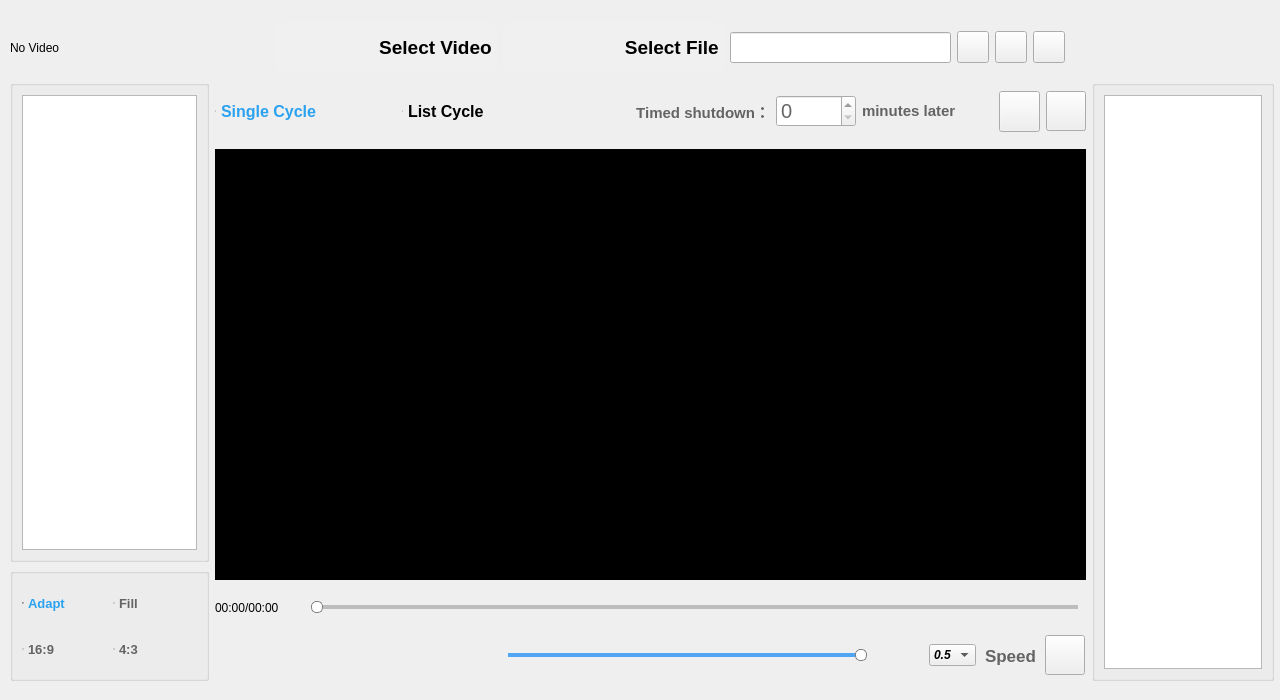
<?xml version="1.0" encoding="UTF-8"?>
<ui version="4.0">
 <class>Landscape</class>
 <widget class="QWidget" name="Landscape">
  <property name="geometry">
   <rect>
    <x>0</x>
    <y>0</y>
    <width>1280</width>
    <height>700</height>
   </rect>
  </property>
  <property name="windowTitle">
   <string>Form</string>
  </property>
  <widget class="QGroupBox" name="groupBox_2">
   <property name="geometry">
    <rect>
     <x>1092</x>
     <y>80</y>
     <width>182</width>
     <height>601</height>
    </rect>
   </property>
   <property name="minimumSize">
    <size>
     <width>0</width>
     <height>0</height>
    </size>
   </property>
   <property name="maximumSize">
    <size>
     <width>99999</width>
     <height>99999</height>
    </size>
   </property>
   <property name="font">
    <font>
     <pointsize>15</pointsize>
     <bold>true</bold>
    </font>
   </property>
   <property name="styleSheet">
    <string notr="true">
QGroupBox::title {

	image: url(:/images/iamge1/lsjl_history.png);
}</string>
   </property>
   <property name="title">
    <string/>
   </property>
   <layout class="QGridLayout" name="gridLayout_5">
    <item row="0" column="0">
     <widget class="QPlainTextEdit" name="plainTextEdit"/>
    </item>
   </layout>
  </widget>
  <widget class="QWidget" name="widget_4" native="true">
   <property name="geometry">
    <rect>
     <x>215</x>
     <y>80</y>
     <width>871</width>
     <height>63</height>
    </rect>
   </property>
   <property name="minimumSize">
    <size>
     <width>0</width>
     <height>63</height>
    </size>
   </property>
   <property name="maximumSize">
    <size>
     <width>16777215</width>
     <height>63</height>
    </size>
   </property>
   <layout class="QGridLayout" name="gridLayout_2">
    <item row="0" column="0">
     <widget class="QCheckBox" name="checkBox_DQ">
      <property name="minimumSize">
       <size>
        <width>181</width>
        <height>40</height>
       </size>
      </property>
      <property name="maximumSize">
       <size>
        <width>181</width>
        <height>40</height>
       </size>
      </property>
      <property name="font">
       <font>
        <pointsize>12</pointsize>
        <bold>true</bold>
       </font>
      </property>
      <property name="styleSheet">
       <string notr="true">QCheckBox::indicator::unchecked{
	width:0px;
	height:0px;
    color:rgb(0, 0, 0);
	text-align:center;
}
QCheckBox::indicator::checked{
	width:0px;
	height:0px;
	color:rgb(43,162, 239);
	text-align:center;
}
QCheckBox::unchecked{
    color:rgb(0, 0, 0);
	text-align:center;
}
QCheckBox::checked{
	color:rgb(43,162, 239);
	text-align:center;
}
QCheckBox{

	background-image: url(:/images/iamge1/bfyc_play-once.png);
	background-repeat: no-repeat;
	background-origin: padding;
	background-position: right center;
	border: none;
    color:rgb(0, 0, 0);
	text-align:left;
	border-radius:10px;
}</string>
      </property>
      <property name="text">
       <string>Single Cycle</string>
      </property>
      <property name="checked">
       <bool>true</bool>
      </property>
     </widget>
    </item>
    <item row="0" column="1">
     <widget class="QCheckBox" name="checkBox_LB">
      <property name="minimumSize">
       <size>
        <width>161</width>
        <height>40</height>
       </size>
      </property>
      <property name="maximumSize">
       <size>
        <width>161</width>
        <height>40</height>
       </size>
      </property>
      <property name="font">
       <font>
        <pointsize>12</pointsize>
        <bold>true</bold>
       </font>
      </property>
      <property name="styleSheet">
       <string notr="true">QCheckBox::indicator::unchecked{
	width:0px;
	height:0px;
    color:rgb(0, 0, 0);
	text-align:center;
}
QCheckBox::indicator::checked{
	width:0px;
	height:0px;
	color:rgb(43,162, 239);
	text-align:center;
}
QCheckBox::unchecked{
    color:rgb(0, 0, 0);
	text-align:center;
}
QCheckBox::checked{
	color:rgb(43,162, 239);
	text-align:center;
}
QCheckBox{
	background-image: url(:/images/iamge1/lb_list-top.png);
	background-repeat: no-repeat;
	background-origin: padding;
	background-position: right center;
	border: none;
    color:rgb(0, 0, 0);
	text-align:left;
	border-radius:10px;
}</string>
      </property>
      <property name="text">
       <string>List Cycle</string>
      </property>
     </widget>
    </item>
    <item row="0" column="2">
     <widget class="QLabel" name="label_2">
      <property name="minimumSize">
       <size>
        <width>201</width>
        <height>40</height>
       </size>
      </property>
      <property name="maximumSize">
       <size>
        <width>201</width>
        <height>40</height>
       </size>
      </property>
      <property name="font">
       <font>
        <pointsize>11</pointsize>
        <bold>true</bold>
       </font>
      </property>
      <property name="styleSheet">
       <string notr="true">color:rgb(100, 100, 100);</string>
      </property>
      <property name="text">
       <string>Timed shutdown：</string>
      </property>
      <property name="alignment">
       <set>Qt::AlignRight|Qt::AlignTrailing|Qt::AlignVCenter</set>
      </property>
     </widget>
    </item>
    <item row="0" column="3">
     <widget class="QSpinBox" name="spinBox">
      <property name="minimumSize">
       <size>
        <width>0</width>
        <height>0</height>
       </size>
      </property>
      <property name="font">
       <font>
        <pointsize>15</pointsize>
       </font>
      </property>
      <property name="styleSheet">
       <string notr="true">
    color:rgb(100, 100, 100);</string>
      </property>
      <property name="maximum">
       <number>100</number>
      </property>
      <property name="singleStep">
       <number>1</number>
      </property>
     </widget>
    </item>
    <item row="0" column="4">
     <widget class="QLabel" name="label_3">
      <property name="minimumSize">
       <size>
        <width>131</width>
        <height>40</height>
       </size>
      </property>
      <property name="maximumSize">
       <size>
        <width>131</width>
        <height>40</height>
       </size>
      </property>
      <property name="font">
       <font>
        <pointsize>11</pointsize>
        <bold>true</bold>
       </font>
      </property>
      <property name="styleSheet">
       <string notr="true">color:rgb(100, 100, 100);</string>
      </property>
      <property name="text">
       <string>minutes later</string>
      </property>
     </widget>
    </item>
    <item row="0" column="5">
     <widget class="QPushButton" name="pushButton_2">
      <property name="minimumSize">
       <size>
        <width>41</width>
        <height>41</height>
       </size>
      </property>
      <property name="maximumSize">
       <size>
        <width>41</width>
        <height>41</height>
       </size>
      </property>
      <property name="font">
       <font>
        <pointsize>11</pointsize>
        <bold>true</bold>
       </font>
      </property>
      <property name="styleSheet">
       <string notr="true">border-image: url(:/images/iamge1/yjt_arrow-circle-right.png);
</string>
      </property>
      <property name="text">
       <string/>
      </property>
     </widget>
    </item>
    <item row="0" column="6">
     <widget class="QGroupBox" name="groupBox_3">
      <property name="minimumSize">
       <size>
        <width>40</width>
        <height>40</height>
       </size>
      </property>
      <property name="maximumSize">
       <size>
        <width>40</width>
        <height>40</height>
       </size>
      </property>
      <property name="font">
       <font>
        <pointsize>15</pointsize>
        <bold>true</bold>
       </font>
      </property>
      <property name="styleSheet">
       <string notr="true">color:rgb(100, 100, 100);</string>
      </property>
      <property name="title">
       <string/>
      </property>
      <widget class="QPushButton" name="pushButton_5">
       <property name="geometry">
        <rect>
         <x>0</x>
         <y>0</y>
         <width>40</width>
         <height>40</height>
        </rect>
       </property>
       <property name="styleSheet">
        <string notr="true">border-image: url(:/images/iamge1/ztsx_overall-reduction.png);</string>
       </property>
       <property name="text">
        <string/>
       </property>
      </widget>
     </widget>
    </item>
   </layout>
  </widget>
  <widget class="QWidget" name="widget_6" native="true">
   <property name="geometry">
    <rect>
     <x>10</x>
     <y>13</y>
     <width>1264</width>
     <height>70</height>
    </rect>
   </property>
   <property name="minimumSize">
    <size>
     <width>0</width>
     <height>70</height>
    </size>
   </property>
   <property name="maximumSize">
    <size>
     <width>16777215</width>
     <height>51</height>
    </size>
   </property>
   <layout class="QGridLayout" name="gridLayout_7">
    <item row="0" column="3">
     <widget class="QPushButton" name="btnAdd_File">
      <property name="minimumSize">
       <size>
        <width>221</width>
        <height>51</height>
       </size>
      </property>
      <property name="maximumSize">
       <size>
        <width>221</width>
        <height>51</height>
       </size>
      </property>
      <property name="font">
       <font>
        <pointsize>14</pointsize>
        <bold>true</bold>
       </font>
      </property>
      <property name="styleSheet">
       <string notr="true">QPushButton
{
	background-image: url(:/images/iamge1/xqlbview-list.png);
	background-repeat: no-repeat;
	background-origin: padding;
	background-position: left center;
	padding-left:20px;
	border: none;
    background-color: rgb(240,240, 240);    
    color:rgb(0, 0, 0);
	text-align:right;
	border-radius:10px;
}
</string>
      </property>
      <property name="text">
       <string>   Select File </string>
      </property>
     </widget>
    </item>
    <item row="0" column="7">
     <widget class="QPushButton" name="pushButton_7">
      <property name="minimumSize">
       <size>
        <width>32</width>
        <height>32</height>
       </size>
      </property>
      <property name="maximumSize">
       <size>
        <width>32</width>
        <height>32</height>
       </size>
      </property>
      <property name="font">
       <font>
        <pointsize>11</pointsize>
        <bold>true</bold>
       </font>
      </property>
      <property name="styleSheet">
       <string notr="true">border-image: url(:/images/iamge1/qhan_switch-button.png);</string>
      </property>
      <property name="text">
       <string/>
      </property>
     </widget>
    </item>
    <item row="0" column="5">
     <widget class="QPushButton" name="pushButton_4">
      <property name="minimumSize">
       <size>
        <width>32</width>
        <height>32</height>
       </size>
      </property>
      <property name="maximumSize">
       <size>
        <width>32</width>
        <height>32</height>
       </size>
      </property>
      <property name="font">
       <font>
        <pointsize>11</pointsize>
        <bold>true</bold>
       </font>
      </property>
      <property name="styleSheet">
       <string notr="true">border-image: url(:/images/iamge1/ss_search.png);</string>
      </property>
      <property name="text">
       <string/>
      </property>
     </widget>
    </item>
    <item row="0" column="2">
     <widget class="QPushButton" name="btnAdd">
      <property name="minimumSize">
       <size>
        <width>221</width>
        <height>51</height>
       </size>
      </property>
      <property name="maximumSize">
       <size>
        <width>221</width>
        <height>51</height>
       </size>
      </property>
      <property name="font">
       <font>
        <pointsize>14</pointsize>
        <bold>true</bold>
       </font>
      </property>
      <property name="styleSheet">
       <string notr="true">QPushButton
{
    background-image: url(:/images/iamge1/sp_videoxx.png);
    background-repeat: no-repeat;
	background-position:top left;
	padding-left:20px;
	border: none;
    background-color: rgb(240,240, 240);    
    color:rgb(0, 0, 0);
	text-align:right;
	border-radius:10px;
}
</string>
      </property>
      <property name="text">
       <string>   Select Video </string>
      </property>
     </widget>
    </item>
    <item row="0" column="6">
     <widget class="QPushButton" name="pushButton_6">
      <property name="minimumSize">
       <size>
        <width>32</width>
        <height>32</height>
       </size>
      </property>
      <property name="maximumSize">
       <size>
        <width>32</width>
        <height>32</height>
       </size>
      </property>
      <property name="font">
       <font>
        <pointsize>11</pointsize>
        <bold>true</bold>
       </font>
      </property>
      <property name="styleSheet">
       <string notr="true">border-image: url(:/images/iamge1/wdjz_document-folder.png);</string>
      </property>
      <property name="text">
       <string/>
      </property>
     </widget>
    </item>
    <item row="0" column="4">
     <widget class="QLineEdit" name="lineEdit">
      <property name="minimumSize">
       <size>
        <width>221</width>
        <height>31</height>
       </size>
      </property>
      <property name="maximumSize">
       <size>
        <width>221</width>
        <height>31</height>
       </size>
      </property>
      <property name="font">
       <font>
        <pointsize>11</pointsize>
        <bold>true</bold>
       </font>
      </property>
     </widget>
    </item>
    <item row="0" column="8">
     <spacer name="horizontalSpacer">
      <property name="orientation">
       <enum>Qt::Horizontal</enum>
      </property>
      <property name="sizeHint" stdset="0">
       <size>
        <width>40</width>
        <height>20</height>
       </size>
      </property>
     </spacer>
    </item>
    <item row="0" column="0">
     <widget class="QLabel" name="LabCurMedia">
      <property name="minimumSize">
       <size>
        <width>0</width>
        <height>40</height>
       </size>
      </property>
      <property name="font">
       <font>
        <pointsize>9</pointsize>
        <bold>false</bold>
       </font>
      </property>
      <property name="text">
       <string>No Video</string>
      </property>
     </widget>
    </item>
    <item row="0" column="1">
     <spacer name="horizontalSpacer_2">
      <property name="orientation">
       <enum>Qt::Horizontal</enum>
      </property>
      <property name="sizeHint" stdset="0">
       <size>
        <width>40</width>
        <height>20</height>
       </size>
      </property>
     </spacer>
    </item>
   </layout>
  </widget>
  <widget class="QWidget" name="widget" native="true">
   <property name="geometry">
    <rect>
     <x>215</x>
     <y>630</y>
     <width>871</width>
     <height>51</height>
    </rect>
   </property>
   <property name="minimumSize">
    <size>
     <width>0</width>
     <height>51</height>
    </size>
   </property>
   <property name="maximumSize">
    <size>
     <width>16777215</width>
     <height>51</height>
    </size>
   </property>
   <layout class="QHBoxLayout" name="horizontalLayout">
    <property name="spacing">
     <number>9</number>
    </property>
    <property name="leftMargin">
     <number>1</number>
    </property>
    <property name="topMargin">
     <number>1</number>
    </property>
    <property name="rightMargin">
     <number>1</number>
    </property>
    <property name="bottomMargin">
     <number>1</number>
    </property>
    <item>
     <widget class="QPushButton" name="btnPlay">
      <property name="minimumSize">
       <size>
        <width>40</width>
        <height>40</height>
       </size>
      </property>
      <property name="styleSheet">
       <string notr="true">border-radius:10px;
border-image: url(:/images/iamge1/bofang_play-one.png);</string>
      </property>
      <property name="text">
       <string/>
      </property>
     </widget>
    </item>
    <item>
     <widget class="QPushButton" name="btnPause">
      <property name="minimumSize">
       <size>
        <width>40</width>
        <height>40</height>
       </size>
      </property>
      <property name="styleSheet">
       <string notr="true">border-radius:10px;
border-image: url(:/images/iamge1/zt_pause.png);</string>
      </property>
      <property name="text">
       <string/>
      </property>
     </widget>
    </item>
    <item>
     <widget class="QPushButton" name="btnStop">
      <property name="minimumSize">
       <size>
        <width>30</width>
        <height>30</height>
       </size>
      </property>
      <property name="maximumSize">
       <size>
        <width>30</width>
        <height>30</height>
       </size>
      </property>
      <property name="styleSheet">
       <string notr="true">border-radius:10px;
border-image: url(:/images/iamge1/tc_fill.png);</string>
      </property>
      <property name="text">
       <string/>
      </property>
     </widget>
    </item>
    <item>
     <widget class="QPushButton" name="btnPlay_2">
      <property name="minimumSize">
       <size>
        <width>40</width>
        <height>40</height>
       </size>
      </property>
      <property name="styleSheet">
       <string notr="true">border-radius:10px;
border-image: url(:/images/iamge1/z1_left-one.png);</string>
      </property>
      <property name="text">
       <string/>
      </property>
     </widget>
    </item>
    <item>
     <widget class="QPushButton" name="btnPlay_3">
      <property name="minimumSize">
       <size>
        <width>40</width>
        <height>40</height>
       </size>
      </property>
      <property name="styleSheet">
       <string notr="true">border-radius:10px;
border-image: url(:/images/iamge1/y1_right-one.png);</string>
      </property>
      <property name="text">
       <string/>
      </property>
     </widget>
    </item>
    <item>
     <widget class="QPushButton" name="btnSound">
      <property name="minimumSize">
       <size>
        <width>40</width>
        <height>40</height>
       </size>
      </property>
      <property name="styleSheet">
       <string notr="true">border-image: url(:/images/iamge1/syd.png);</string>
      </property>
      <property name="text">
       <string/>
      </property>
      <property name="flat">
       <bool>true</bool>
      </property>
     </widget>
    </item>
    <item>
     <widget class="QSlider" name="sliderVolumn">
      <property name="minimumSize">
       <size>
        <width>0</width>
        <height>40</height>
       </size>
      </property>
      <property name="styleSheet">
       <string notr="true">QSlider::groove:horizontal { 
	border: 1px solid gray;
	height: 2px; 
	left: 8px; 
	right: 8px; 
} 

QSlider::handle:horizontal { 
	border: 1px solid gray; 
	background:white;
	border-radius: 5px;
	width: 10px; 
	height: 10px; 
	margin: -5px; 
} 

QSlider::add-page:horizontal{ 
	background: rgb(189, 189, 189); 
} 
QSlider::sub-page:horizontal{ 
	background: rgb(80, 165, 245); 
}
</string>
      </property>
      <property name="maximum">
       <number>100</number>
      </property>
      <property name="value">
       <number>100</number>
      </property>
      <property name="orientation">
       <enum>Qt::Horizontal</enum>
      </property>
     </widget>
    </item>
    <item>
     <widget class="QPushButton" name="pushButton">
      <property name="minimumSize">
       <size>
        <width>40</width>
        <height>40</height>
       </size>
      </property>
      <property name="maximumSize">
       <size>
        <width>40</width>
        <height>40</height>
       </size>
      </property>
      <property name="font">
       <font>
        <pointsize>11</pointsize>
        <bold>true</bold>
       </font>
      </property>
      <property name="styleSheet">
       <string notr="true">border-radius:10px;
border-image: url(:/images/iamge1/kz_extend.png);

    color:rgb(100, 100, 100);</string>
      </property>
      <property name="text">
       <string/>
      </property>
     </widget>
    </item>
    <item>
     <widget class="QComboBox" name="comboBox">
      <property name="font">
       <font>
        <italic>true</italic>
        <bold>true</bold>
       </font>
      </property>
      <property name="styleSheet">
       <string notr="true"/>
      </property>
      <item>
       <property name="text">
        <string>0.5</string>
       </property>
      </item>
      <item>
       <property name="text">
        <string>1</string>
       </property>
      </item>
      <item>
       <property name="text">
        <string>1.5</string>
       </property>
      </item>
     </widget>
    </item>
    <item>
     <widget class="QLabel" name="label">
      <property name="font">
       <font>
        <pointsize>13</pointsize>
        <bold>true</bold>
       </font>
      </property>
      <property name="styleSheet">
       <string notr="true">
    color:rgb(100, 100, 100);</string>
      </property>
      <property name="text">
       <string>Speed</string>
      </property>
     </widget>
    </item>
    <item>
     <widget class="QPushButton" name="pushButton_3">
      <property name="minimumSize">
       <size>
        <width>40</width>
        <height>40</height>
       </size>
      </property>
      <property name="maximumSize">
       <size>
        <width>40</width>
        <height>40</height>
       </size>
      </property>
      <property name="font">
       <font>
        <pointsize>11</pointsize>
        <bold>true</bold>
       </font>
      </property>
      <property name="styleSheet">
       <string notr="true">border-image: url(:/images/iamge1/spwj_video-file.png);</string>
      </property>
      <property name="text">
       <string/>
      </property>
     </widget>
    </item>
   </layout>
  </widget>
  <widget class="QWidget" name="widget_5" native="true">
   <property name="geometry">
    <rect>
     <x>10</x>
     <y>80</y>
     <width>199</width>
     <height>601</height>
    </rect>
   </property>
   <layout class="QGridLayout" name="gridLayout_6">
    <item row="0" column="0">
     <widget class="QGroupBox" name="groupBox">
      <property name="minimumSize">
       <size>
        <width>0</width>
        <height>0</height>
       </size>
      </property>
      <property name="maximumSize">
       <size>
        <width>9999</width>
        <height>9999</height>
       </size>
      </property>
      <property name="font">
       <font>
        <pointsize>15</pointsize>
        <bold>true</bold>
       </font>
      </property>
      <property name="styleSheet">
       <string notr="true">
QGroupBox::title {
width:40px;
height；40px;
	image: url(:/images/iamge1/lb2_list-two.png);
}</string>
      </property>
      <property name="title">
       <string/>
      </property>
      <layout class="QGridLayout" name="gridLayout_3">
       <item row="0" column="0">
        <widget class="QListWidget" name="listWidget"/>
       </item>
      </layout>
     </widget>
    </item>
    <item row="1" column="0">
     <widget class="QGroupBox" name="groupBox_4">
      <property name="minimumSize">
       <size>
        <width>0</width>
        <height>0</height>
       </size>
      </property>
      <property name="maximumSize">
       <size>
        <width>9999</width>
        <height>9999</height>
       </size>
      </property>
      <property name="font">
       <font>
        <pointsize>15</pointsize>
        <bold>true</bold>
       </font>
      </property>
      <property name="styleSheet">
       <string notr="true">QGroupBox::title {

	image: url(:/images/iamge1/qpbf_full-screen-play.png);
}</string>
      </property>
      <property name="title">
       <string/>
      </property>
      <layout class="QGridLayout" name="gridLayout_4">
       <item row="0" column="0">
        <widget class="QRadioButton" name="radioButton_2">
         <property name="minimumSize">
          <size>
           <width>0</width>
           <height>40</height>
          </size>
         </property>
         <property name="font">
          <font>
           <pointsize>10</pointsize>
           <bold>true</bold>
          </font>
         </property>
         <property name="styleSheet">
          <string notr="true">QRadioButton::indicator::unchecked{
	width:0px;
	height:0px;
    color:rgb(100, 100, 100);
	text-align:center;
}
QRadioButton::indicator::checked{
	width:0px;
	height:0px;
	color:rgb(43,162, 239);
	text-align:center;
}
QRadioButton::unchecked{
    color:rgb(100, 100, 100);
	text-align:center;
}
QRadioButton::checked{
	color:rgb(43,162, 239);
	text-align:center;
}
QRadioButton{
	text-align:center;
	border-radius:10px;
}</string>
         </property>
         <property name="text">
          <string>Adapt</string>
         </property>
         <property name="checkable">
          <bool>true</bool>
         </property>
         <property name="checked">
          <bool>true</bool>
         </property>
        </widget>
       </item>
       <item row="0" column="1">
        <widget class="QRadioButton" name="radioButton">
         <property name="minimumSize">
          <size>
           <width>0</width>
           <height>40</height>
          </size>
         </property>
         <property name="font">
          <font>
           <pointsize>10</pointsize>
           <bold>true</bold>
          </font>
         </property>
         <property name="styleSheet">
          <string notr="true">QRadioButton::indicator::unchecked{
	width:0px;
	height:0px;
    color:rgb(100, 100, 100);
	text-align:center;
}
QRadioButton::indicator::checked{
	width:0px;
	height:0px;
	color:rgb(43,162, 239);
	text-align:center;
}
QRadioButton::unchecked{
    color:rgb(100, 100, 100);
	text-align:center;
}
QRadioButton::checked{
	color:rgb(43,162, 239);
	text-align:center;
}
QRadioButton{
	text-align:center;
	border-radius:10px;
}</string>
         </property>
         <property name="text">
          <string>Fill</string>
         </property>
        </widget>
       </item>
       <item row="1" column="0">
        <widget class="QRadioButton" name="radioButton_5">
         <property name="minimumSize">
          <size>
           <width>0</width>
           <height>40</height>
          </size>
         </property>
         <property name="font">
          <font>
           <pointsize>10</pointsize>
           <bold>true</bold>
          </font>
         </property>
         <property name="styleSheet">
          <string notr="true">QRadioButton::indicator::unchecked{
	width:0px;
	height:0px;
    color:rgb(100, 100, 100);
	text-align:center;
}
QRadioButton::indicator::checked{
	width:0px;
	height:0px;
	color:rgb(43,162, 239);
	text-align:center;
}
QRadioButton::unchecked{
    color:rgb(100, 100, 100);
	text-align:center;
}
QRadioButton::checked{
	color:rgb(43,162, 239);
	text-align:center;
}
QRadioButton{
	text-align:center;
	border-radius:10px;
}</string>
         </property>
         <property name="text">
          <string>16:9</string>
         </property>
        </widget>
       </item>
       <item row="1" column="1">
        <widget class="QRadioButton" name="radioButton_6">
         <property name="minimumSize">
          <size>
           <width>0</width>
           <height>40</height>
          </size>
         </property>
         <property name="font">
          <font>
           <pointsize>10</pointsize>
           <bold>true</bold>
          </font>
         </property>
         <property name="styleSheet">
          <string notr="true">QRadioButton::indicator::unchecked{
	width:0px;
	height:0px;
    color:rgb(100, 100, 100);
	text-align:center;
}
QRadioButton::indicator::checked{
	width:0px;
	height:0px;
	color:rgb(43,162, 239);
	text-align:center;
}
QRadioButton::unchecked{
    color:rgb(100, 100, 100);
	text-align:center;
}
QRadioButton::checked{
	color:rgb(43,162, 239);
	text-align:center;
}
QRadioButton{
	text-align:center;
	border-radius:10px;
}</string>
         </property>
         <property name="text">
          <string>4:3</string>
         </property>
        </widget>
       </item>
      </layout>
     </widget>
    </item>
   </layout>
  </widget>
  <widget class="QWidget" name="widget_3" native="true">
   <property name="geometry">
    <rect>
     <x>215</x>
     <y>586</y>
     <width>871</width>
     <height>45</height>
    </rect>
   </property>
   <property name="minimumSize">
    <size>
     <width>0</width>
     <height>45</height>
    </size>
   </property>
   <property name="maximumSize">
    <size>
     <width>16777215</width>
     <height>45</height>
    </size>
   </property>
   <layout class="QGridLayout" name="gridLayout">
    <item row="0" column="0">
     <widget class="QLabel" name="LabRatio">
      <property name="minimumSize">
       <size>
        <width>86</width>
        <height>22</height>
       </size>
      </property>
      <property name="maximumSize">
       <size>
        <width>86</width>
        <height>22</height>
       </size>
      </property>
      <property name="text">
       <string>00:00/00:00</string>
      </property>
     </widget>
    </item>
    <item row="0" column="1">
     <widget class="QSlider" name="sliderPosition">
      <property name="styleSheet">
       <string notr="true">QSlider::groove:horizontal { 
	border: 1px solid gray;
	height: 2px; 
	left: 8px; 
	right: 8px; 
} 

QSlider::handle:horizontal { 
	border: 1px solid gray; 
	background:white;
	border-radius: 5px;
	width: 10px; 
	height: 10px; 
	margin: -5px; 
} 

QSlider::add-page:horizontal{ 
	background: rgb(189, 189, 189); 
} 
QSlider::sub-page:horizontal{ 
	background: rgb(80, 165, 245); 
}
</string>
      </property>
      <property name="tracking">
       <bool>false</bool>
      </property>
      <property name="orientation">
       <enum>Qt::Horizontal</enum>
      </property>
     </widget>
    </item>
   </layout>
  </widget>
  <widget class="QWidget" name="widget_2" native="true">
   <property name="geometry">
    <rect>
     <x>215</x>
     <y>149</y>
     <width>871</width>
     <height>431</height>
    </rect>
   </property>
   <layout class="QGridLayout" name="gridLayout_9">
    <item row="0" column="0">
     <widget class="QmyVideoWidget" name="videoWidget" native="true">
      <property name="minimumSize">
       <size>
        <width>0</width>
        <height>0</height>
       </size>
      </property>
      <property name="styleSheet">
       <string notr="true">background-color: rgb(0, 0, 0);</string>
      </property>
     </widget>
    </item>
   </layout>
  </widget>
 </widget>
 <customwidgets>
  <customwidget>
   <class>QmyVideoWidget</class>
   <extends>QWidget</extends>
   <header location="global">qmyvideowidget.h</header>
   <container>1</container>
  </customwidget>
 </customwidgets>
 <resources/>
 <connections/>
</ui>
